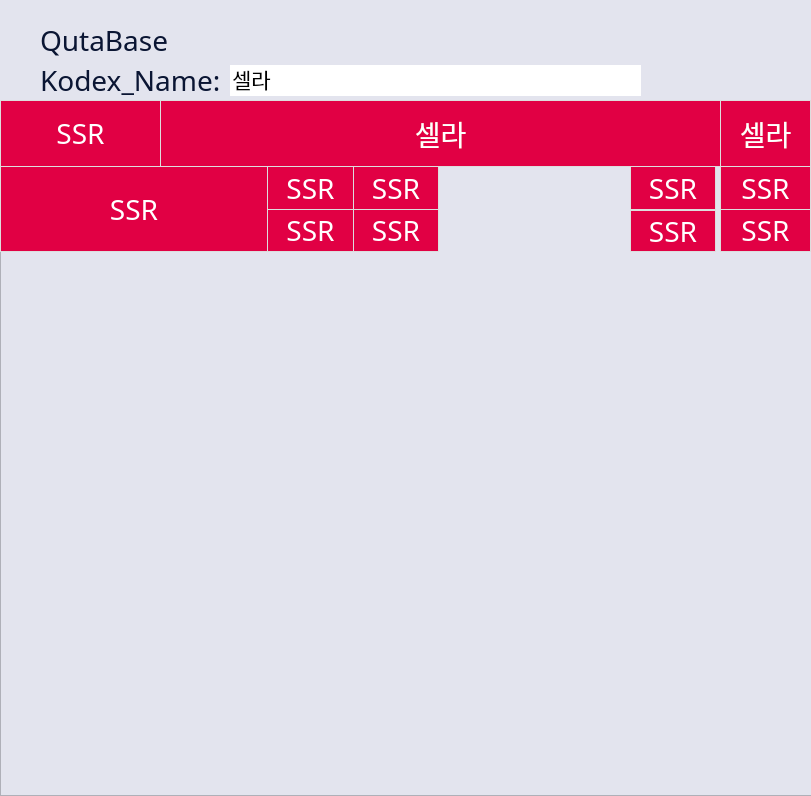
<?xml version="1.0" encoding="UTF-8"?>
<ui version="4.0">
 <class>MainWindow</class>
 <widget class="QMainWindow" name="MainWindow">
  <property name="geometry">
   <rect>
    <x>0</x>
    <y>0</y>
    <width>811</width>
    <height>796</height>
   </rect>
  </property>
  <property name="minimumSize">
   <size>
    <width>811</width>
    <height>796</height>
   </size>
  </property>
  <property name="maximumSize">
   <size>
    <width>811</width>
    <height>796</height>
   </size>
  </property>
  <property name="font">
   <font>
    <family>나눔스퀘어 Bold</family>
   </font>
  </property>
  <property name="windowTitle">
   <string>QutaBase</string>
  </property>
  <property name="styleSheet">
   <string notr="true">background: #E3E4EE;</string>
  </property>
  <widget class="QWidget" name="centralwidget">
   <widget class="QLineEdit" name="lineEdit">
    <property name="geometry">
     <rect>
      <x>230</x>
      <y>65</y>
      <width>411</width>
      <height>31</height>
     </rect>
    </property>
    <property name="font">
     <font>
      <family>나눔스퀘어 Bold,맑은 고딕</family>
      <pointsize>-1</pointsize>
     </font>
    </property>
    <property name="styleSheet">
     <string notr="true">font-family: '나눔스퀘어 Bold', '맑은 고딕';
font-size: 21px;
background: white;
border: none;</string>
    </property>
    <property name="text">
     <string>셀라</string>
    </property>
   </widget>
   <widget class="QLabel" name="label">
    <property name="geometry">
     <rect>
      <x>40</x>
      <y>20</y>
      <width>211</width>
      <height>41</height>
     </rect>
    </property>
    <property name="font">
     <font>
      <family>나눔스퀘어 Bold,맑은 고딕</family>
      <pointsize>-1</pointsize>
     </font>
    </property>
    <property name="styleSheet">
     <string notr="true">font-family: '나눔스퀘어 Bold', '맑은 고딕';
font-size: 28px;
color: #0A1533;</string>
    </property>
    <property name="text">
     <string>QutaBase</string>
    </property>
   </widget>
   <widget class="QLabel" name="label_2">
    <property name="geometry">
     <rect>
      <x>40</x>
      <y>60</y>
      <width>181</width>
      <height>41</height>
     </rect>
    </property>
    <property name="font">
     <font>
      <family>나눔스퀘어 Bold,맑은 고딕</family>
      <pointsize>-1</pointsize>
     </font>
    </property>
    <property name="styleSheet">
     <string notr="true">font-family: '나눔스퀘어 Bold', '맑은 고딕';
font-size: 28px;
color: #0A1533;</string>
    </property>
    <property name="text">
     <string>Kodex_Name: </string>
    </property>
   </widget>
   <widget class="QFrame" name="frame">
    <property name="geometry">
     <rect>
      <x>0</x>
      <y>100</y>
      <width>813</width>
      <height>696</height>
     </rect>
    </property>
    <property name="frameShape">
     <enum>QFrame::StyledPanel</enum>
    </property>
    <property name="frameShadow">
     <enum>QFrame::Raised</enum>
    </property>
    <widget class="QLabel" name="label_3">
     <property name="geometry">
      <rect>
       <x>160</x>
       <y>0</y>
       <width>561</width>
       <height>67</height>
      </rect>
     </property>
     <property name="font">
      <font>
       <family>나눔스퀘어 Bold,맑은 고딕</family>
       <pointsize>-1</pointsize>
      </font>
     </property>
     <property name="styleSheet">
      <string notr="true">font-family: '나눔스퀘어 Bold', '맑은 고딕';
font-size: 28px;
color: white;
background: #E10044;
border: 1px solid #DDDDDD;</string>
     </property>
     <property name="text">
      <string>셀라</string>
     </property>
     <property name="alignment">
      <set>Qt::AlignCenter</set>
     </property>
    </widget>
    <widget class="QLabel" name="label_4">
     <property name="geometry">
      <rect>
       <x>0</x>
       <y>0</y>
       <width>161</width>
       <height>67</height>
      </rect>
     </property>
     <property name="font">
      <font>
       <family>나눔스퀘어 Bold,맑은 고딕</family>
       <pointsize>-1</pointsize>
      </font>
     </property>
     <property name="styleSheet">
      <string notr="true">font-family: '나눔스퀘어 Bold', '맑은 고딕';
font-size: 28px;
color: white;
background: #E10044;
border: 1px solid #DDDDDD;</string>
     </property>
     <property name="text">
      <string>SSR</string>
     </property>
     <property name="alignment">
      <set>Qt::AlignCenter</set>
     </property>
    </widget>
    <widget class="QLabel" name="label_5">
     <property name="geometry">
      <rect>
       <x>720</x>
       <y>0</y>
       <width>91</width>
       <height>67</height>
      </rect>
     </property>
     <property name="font">
      <font>
       <family>나눔스퀘어 Bold,맑은 고딕</family>
       <pointsize>-1</pointsize>
      </font>
     </property>
     <property name="styleSheet">
      <string notr="true">font-family: '나눔스퀘어 Bold', '맑은 고딕';
font-size: 28px;
color: white;
background: #E10044;
border: 1px solid #DDDDDD;</string>
     </property>
     <property name="text">
      <string>셀라</string>
     </property>
     <property name="alignment">
      <set>Qt::AlignCenter</set>
     </property>
    </widget>
    <widget class="QLabel" name="label_6">
     <property name="geometry">
      <rect>
       <x>0</x>
       <y>66</y>
       <width>268</width>
       <height>86</height>
      </rect>
     </property>
     <property name="font">
      <font>
       <family>나눔스퀘어 Bold,맑은 고딕</family>
       <pointsize>-1</pointsize>
      </font>
     </property>
     <property name="styleSheet">
      <string notr="true">font-family: '나눔스퀘어 Bold', '맑은 고딕';
font-size: 28px;
color: white;
background: #E10044;
border: 1px solid #DDDDDD;</string>
     </property>
     <property name="text">
      <string>SSR</string>
     </property>
     <property name="alignment">
      <set>Qt::AlignCenter</set>
     </property>
    </widget>
    <widget class="QLabel" name="label_7">
     <property name="geometry">
      <rect>
       <x>267</x>
       <y>66</y>
       <width>87</width>
       <height>44</height>
      </rect>
     </property>
     <property name="font">
      <font>
       <family>나눔스퀘어 Bold,맑은 고딕</family>
       <pointsize>-1</pointsize>
      </font>
     </property>
     <property name="styleSheet">
      <string notr="true">font-family: '나눔스퀘어 Bold', '맑은 고딕';
font-size: 28px;
color: white;
background: #E10044;
border: 1px solid #DDDDDD;</string>
     </property>
     <property name="text">
      <string>SSR</string>
     </property>
     <property name="alignment">
      <set>Qt::AlignCenter</set>
     </property>
    </widget>
    <widget class="QLabel" name="label_8">
     <property name="geometry">
      <rect>
       <x>267</x>
       <y>109</y>
       <width>87</width>
       <height>43</height>
      </rect>
     </property>
     <property name="font">
      <font>
       <family>나눔스퀘어 Bold,맑은 고딕</family>
       <pointsize>-1</pointsize>
      </font>
     </property>
     <property name="styleSheet">
      <string notr="true">font-family: '나눔스퀘어 Bold', '맑은 고딕';
font-size: 28px;
color: white;
background: #E10044;
border: 1px solid #DDDDDD;</string>
     </property>
     <property name="text">
      <string>SSR</string>
     </property>
     <property name="alignment">
      <set>Qt::AlignCenter</set>
     </property>
    </widget>
    <widget class="QLabel" name="label_9">
     <property name="geometry">
      <rect>
       <x>353</x>
       <y>109</y>
       <width>86</width>
       <height>43</height>
      </rect>
     </property>
     <property name="font">
      <font>
       <family>나눔스퀘어 Bold,맑은 고딕</family>
       <pointsize>-1</pointsize>
      </font>
     </property>
     <property name="styleSheet">
      <string notr="true">font-family: '나눔스퀘어 Bold', '맑은 고딕';
font-size: 28px;
color: white;
background: #E10044;
border: 1px solid #DDDDDD;</string>
     </property>
     <property name="text">
      <string>SSR</string>
     </property>
     <property name="alignment">
      <set>Qt::AlignCenter</set>
     </property>
    </widget>
    <widget class="QLabel" name="label_10">
     <property name="geometry">
      <rect>
       <x>353</x>
       <y>66</y>
       <width>86</width>
       <height>44</height>
      </rect>
     </property>
     <property name="font">
      <font>
       <family>나눔스퀘어 Bold,맑은 고딕</family>
       <pointsize>-1</pointsize>
      </font>
     </property>
     <property name="styleSheet">
      <string notr="true">font-family: '나눔스퀘어 Bold', '맑은 고딕';
font-size: 28px;
color: white;
background: #E10044;
border: 1px solid #DDDDDD;</string>
     </property>
     <property name="text">
      <string>SSR</string>
     </property>
     <property name="alignment">
      <set>Qt::AlignCenter</set>
     </property>
    </widget>
    <widget class="QLabel" name="label_11">
     <property name="geometry">
      <rect>
       <x>630</x>
       <y>110</y>
       <width>86</width>
       <height>42</height>
      </rect>
     </property>
     <property name="font">
      <font>
       <family>나눔스퀘어 Bold,맑은 고딕</family>
       <pointsize>-1</pointsize>
      </font>
     </property>
     <property name="styleSheet">
      <string notr="true">font-family: '나눔스퀘어 Bold', '맑은 고딕';
font-size: 28px;
color: white;
background: #E10044;
border: 1px solid #DDDDDD;</string>
     </property>
     <property name="text">
      <string>SSR</string>
     </property>
     <property name="alignment">
      <set>Qt::AlignCenter</set>
     </property>
    </widget>
    <widget class="QLabel" name="label_12">
     <property name="geometry">
      <rect>
       <x>630</x>
       <y>66</y>
       <width>86</width>
       <height>44</height>
      </rect>
     </property>
     <property name="font">
      <font>
       <family>나눔스퀘어 Bold,맑은 고딕</family>
       <pointsize>-1</pointsize>
      </font>
     </property>
     <property name="styleSheet">
      <string notr="true">font-family: '나눔스퀘어 Bold', '맑은 고딕';
font-size: 28px;
color: white;
background: #E10044;
border: 1px solid #DDDDDD;</string>
     </property>
     <property name="text">
      <string>SSR</string>
     </property>
     <property name="alignment">
      <set>Qt::AlignCenter</set>
     </property>
    </widget>
    <widget class="QLabel" name="label_13">
     <property name="geometry">
      <rect>
       <x>720</x>
       <y>109</y>
       <width>91</width>
       <height>43</height>
      </rect>
     </property>
     <property name="font">
      <font>
       <family>나눔스퀘어 Bold,맑은 고딕</family>
       <pointsize>-1</pointsize>
      </font>
     </property>
     <property name="styleSheet">
      <string notr="true">font-family: '나눔스퀘어 Bold', '맑은 고딕';
font-size: 28px;
color: white;
background: #E10044;
border: 1px solid #DDDDDD;</string>
     </property>
     <property name="text">
      <string>SSR</string>
     </property>
     <property name="alignment">
      <set>Qt::AlignCenter</set>
     </property>
    </widget>
    <widget class="QLabel" name="label_14">
     <property name="geometry">
      <rect>
       <x>720</x>
       <y>66</y>
       <width>91</width>
       <height>44</height>
      </rect>
     </property>
     <property name="font">
      <font>
       <family>나눔스퀘어 Bold,맑은 고딕</family>
       <pointsize>-1</pointsize>
      </font>
     </property>
     <property name="styleSheet">
      <string notr="true">font-family: '나눔스퀘어 Bold', '맑은 고딕';
font-size: 28px;
color: white;
background: #E10044;
border: 1px solid #DDDDDD;</string>
     </property>
     <property name="text">
      <string>SSR</string>
     </property>
     <property name="alignment">
      <set>Qt::AlignCenter</set>
     </property>
    </widget>
   </widget>
  </widget>
 </widget>
 <resources/>
 <connections/>
</ui>
